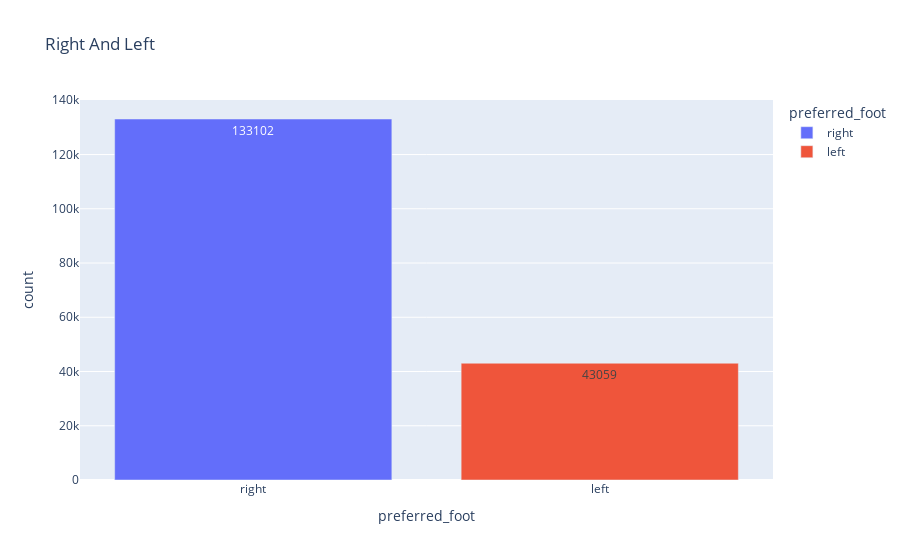

The notebook cell saved with this chart:
### Code cell
FIG = px.bar(
    D_preferred_foot,
    x = 'preferred_foot',
    y = 'count',
    title= 'Right And Left',
    text = 'count',
    color='preferred_foot'
)
FIG.show()

### Figure 1 — Plotly figure (JSON) as saved in the notebook; plotly's stock layout.template omitted (floating-point values rounded to 4 significant figures)
{"data": [{"hovertemplate": "preferred_foot=%{x}<br>count=%{text}<extra></extra>", "legendgroup": "right", "marker": {"color": "#636efa", "pattern": {"shape": ""}}, "name": "right", "orientation": "v", "showlegend": true, "text": [133100.0], "textposition": "auto", "type": "bar", "x": ["right"], "xaxis": "x", "y": [133102], "yaxis": "y"}, {"hovertemplate": "preferred_foot=%{x}<br>count=%{text}<extra></extra>", "legendgroup": "left", "marker": {"color": "#EF553B", "pattern": {"shape": ""}}, "name": "left", "orientation": "v", "showlegend": true, "text": [43060.0], "textposition": "auto", "type": "bar", "x": ["left"], "xaxis": "x", "y": [43059], "yaxis": "y"}], "layout": {"barmode": "relative", "legend": {"title": {"text": "preferred_foot"}, "tracegroupgap": 0}, "title": {"text": "Right And Left"}, "xaxis": {"anchor": "y", "categoryarray": ["right", "left"], "categoryorder": "array", "domain": [0, 1], "title": {"text": "preferred_foot"}}, "yaxis": {"anchor": "x", "domain": [0, 1], "title": {"text": "count"}}}}
